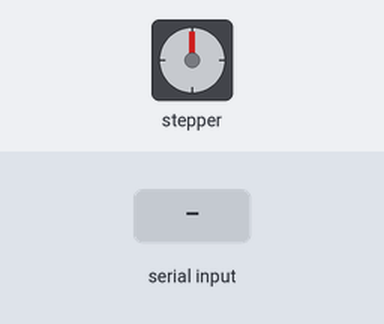
A sketch run on a simulated Arduino Leonardo, built with avr-gcc and run on an emulated ATmega32U4. Shown: stepper motor. The inputs (shaded band) are chosen by the test bench. USB keyboard and mouse output is not drawn; stepper angles assume 100 steps per turn.

Above: at 2.2 s.
2.3 s: "200\n" received over Serial
At 2.46 s:
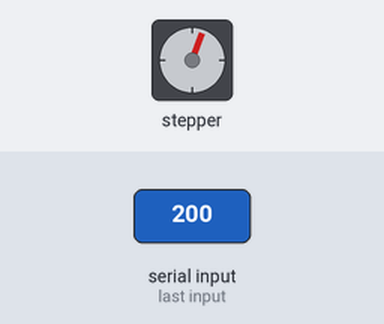
4.4 s: "90,45\n" received over Serial
At 5.4 s:
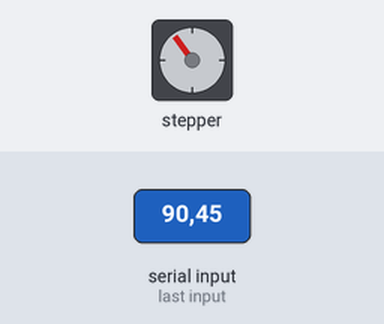
6.1 s: "30,150\n" received over Serial
At 7.2 s:
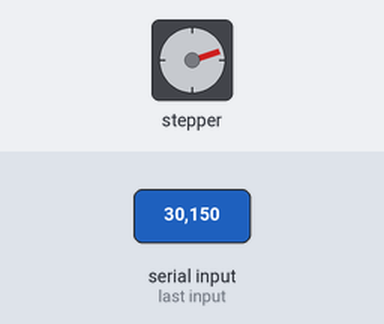
7.6 s: "5\n" received over Serial
At 8.0 s:
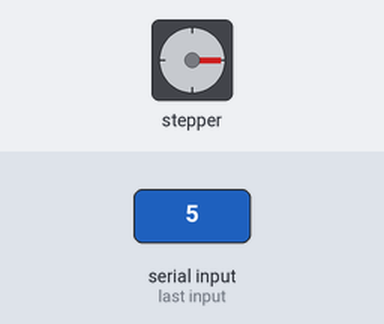
9.1 s: "90\n" received over Serial
At 10.2 s:
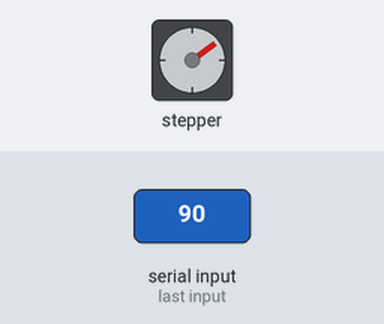
10.8 s: "30,150\n" received over Serial
At 12.0 s:
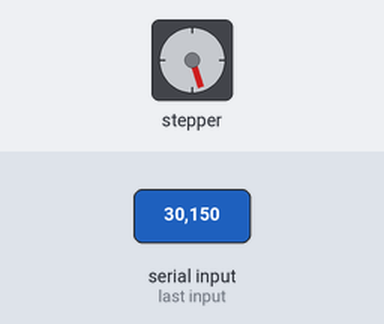
Timing chart, 0 to 13.3 s (numbered marks = the images above; inputs shaded):
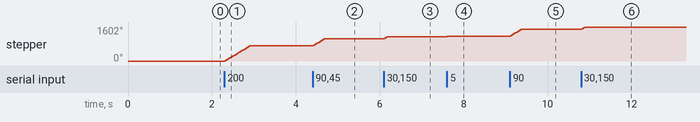

The sketch:

test3.ino
```cpp
#include <Adafruit_MCP23X17.h>
#include <Joystick.h>
#include <Stepper.h>

Joystick_ Joystick;
Adafruit_MCP23X17 mcp;

Stepper stepper(100, 8, 9, 10, 11);

int lastButtonState[6];

void setup() {
  Serial.begin(9600);
  Serial.setTimeout(10);
  delay(1000);

  if (!mcp.begin_I2C()) {
    Serial.println("Error");
    while (1);
  }

  for(int x=0; x < 6; x++){
    mcp.pinMode(x, INPUT_PULLUP);
    lastButtonState[x] = mcp.digitalRead(x);
  }


  Joystick.begin();

  stepper.setSpeed(200);
}

void loop() {
  while(Serial.available()){
    String msg = Serial.readString();
    stepper.step(msg.toInt());
  }


  for (int i = 0; i < 6; i++)
  {
//    Serial.print(String(mcp.digitalRead(i)) + " - " + String(lastButtonState[i]) + " | ");

    int currentButtonState = !mcp.digitalRead(i);
    if (currentButtonState != lastButtonState[i])
    {

      if(i < 2){
        Joystick.setButton(i, !currentButtonState);
      }else{
        Joystick.setButton(i, currentButtonState);
      }
      lastButtonState[i] = currentButtonState;
    }
  }

}
```

Measured:
- after the input at 2.3 s, stepper: turns 720° clockwise in 0.60 s, starting at once
- after the input at 4.4 s, stepper: turns 324° clockwise in 0.25 s, starting at once
- after the input at 6.1 s, stepper: turns 108° clockwise, starting at once
- after the input at 7.6 s, stepper: turns 18° clockwise, starting at once
- after the input at 9.1 s, stepper: turns 324° clockwise in 0.25 s, starting at once
- after the input at 10.8 s, stepper: turns 108° clockwise, starting at once
